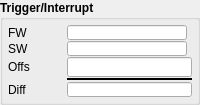
       <widget class="QGroupBox" name="groupBox_8">
        <property name="font">
         <font>
          <weight>75</weight>
          <bold>true</bold>
         </font>
        </property>
        <property name="title">
         <string>Trigger/Interrupt</string>
        </property>
        <layout class="QGridLayout" name="gridLayout_3">
         <property name="margin">
          <number>5</number>
         </property>
         <property name="spacing">
          <number>1</number>
         </property>
         <item row="1" column="0">
          <widget class="QLabel" name="label_62">
           <property name="sizePolicy">
            <sizepolicy hsizetype="Preferred" vsizetype="Fixed">
             <horstretch>0</horstretch>
             <verstretch>0</verstretch>
            </sizepolicy>
           </property>
           <property name="minimumSize">
            <size>
             <width>0</width>
             <height>15</height>
            </size>
           </property>
           <property name="font">
            <font>
             <weight>50</weight>
             <bold>false</bold>
            </font>
           </property>
           <property name="text">
            <string>SW</string>
           </property>
           <property name="alignment">
            <set>Qt::AlignLeading|Qt::AlignLeft|Qt::AlignVCenter</set>
           </property>
          </widget>
         </item>
         <item row="0" column="0">
          <widget class="QLabel" name="label_61">
           <property name="sizePolicy">
            <sizepolicy hsizetype="Preferred" vsizetype="Fixed">
             <horstretch>0</horstretch>
             <verstretch>0</verstretch>
            </sizepolicy>
           </property>
           <property name="minimumSize">
            <size>
             <width>0</width>
             <height>15</height>
            </size>
           </property>
           <property name="font">
            <font>
             <weight>50</weight>
             <bold>false</bold>
            </font>
           </property>
           <property name="text">
            <string>FW</string>
           </property>
           <property name="alignment">
            <set>Qt::AlignLeading|Qt::AlignLeft|Qt::AlignVCenter</set>
           </property>
          </widget>
         </item>
         <item row="4" column="0">
          <widget class="QLabel" name="label_64">
           <property name="sizePolicy">
            <sizepolicy hsizetype="Preferred" vsizetype="Fixed">
             <horstretch>0</horstretch>
             <verstretch>0</verstretch>
            </sizepolicy>
           </property>
           <property name="minimumSize">
            <size>
             <width>0</width>
             <height>15</height>
            </size>
           </property>
           <property name="font">
            <font>
             <weight>50</weight>
             <bold>false</bold>
            </font>
           </property>
           <property name="text">
            <string>Diff</string>
           </property>
           <property name="alignment">
            <set>Qt::AlignLeading|Qt::AlignLeft|Qt::AlignVCenter</set>
           </property>
          </widget>
         </item>
         <item row="2" column="0">
          <widget class="QLabel" name="label_63">
           <property name="sizePolicy">
            <sizepolicy hsizetype="Preferred" vsizetype="Fixed">
             <horstretch>0</horstretch>
             <verstretch>0</verstretch>
            </sizepolicy>
           </property>
           <property name="minimumSize">
            <size>
             <width>0</width>
             <height>15</height>
            </size>
           </property>
           <property name="font">
            <font>
             <weight>50</weight>
             <bold>false</bold>
            </font>
           </property>
           <property name="text">
            <string>Offs</string>
           </property>
           <property name="alignment">
            <set>Qt::AlignLeading|Qt::AlignLeft|Qt::AlignVCenter</set>
           </property>
          </widget>
         </item>
         <item row="0" column="2">
          <widget class="caLineEdit" name="caLineEdit_13">
           <property name="sizePolicy">
            <sizepolicy hsizetype="Fixed" vsizetype="Fixed">
             <horstretch>0</horstretch>
             <verstretch>0</verstretch>
            </sizepolicy>
           </property>
           <property name="minimumSize">
            <size>
             <width>120</width>
             <height>15</height>
            </size>
           </property>
           <property name="maximumSize">
            <size>
             <width>80</width>
             <height>15</height>
            </size>
           </property>
           <property name="alignment">
            <set>Qt::AlignAbsolute|Qt::AlignRight|Qt::AlignTrailing|Qt::AlignVCenter</set>
           </property>
           <property name="channel" stdset="0">
            <string>$(DEV):TRIG-CNT-FW</string>
           </property>
           <property name="foreground">
            <color>
             <red>0</red>
             <green>0</green>
             <blue>0</blue>
            </color>
           </property>
           <property name="background">
            <color>
             <red>187</red>
             <green>187</green>
             <blue>187</blue>
            </color>
           </property>
           <property name="colorMode">
            <enum>caLineEdit::Static</enum>
           </property>
           <property name="precisionMode">
            <enum>caLineEdit::Channel</enum>
           </property>
           <property name="limitsMode">
            <enum>caLineEdit::Channel</enum>
           </property>
           <property name="maxValue">
            <double>1.000000000000000</double>
           </property>
           <property name="minValue">
            <double>0.000000000000000</double>
           </property>
           <property name="fontScaleMode">
            <enum>caLineEdit::WidthAndHeight</enum>
           </property>
           <property name="formatType">
            <enum>caLineEdit::decimal</enum>
           </property>
          </widget>
         </item>
         <item row="4" column="2">
          <widget class="caLineEdit" name="caLineEdit_15">
           <property name="sizePolicy">
            <sizepolicy hsizetype="Fixed" vsizetype="Fixed">
             <horstretch>0</horstretch>
             <verstretch>0</verstretch>
            </sizepolicy>
           </property>
           <property name="minimumSize">
            <size>
             <width>120</width>
             <height>15</height>
            </size>
           </property>
           <property name="maximumSize">
            <size>
             <width>16777215</width>
             <height>15</height>
            </size>
           </property>
           <property name="alignment">
            <set>Qt::AlignAbsolute|Qt::AlignRight|Qt::AlignTrailing|Qt::AlignVCenter</set>
           </property>
           <property name="channel" stdset="0">
            <string>$(DEV):TRIG-CNT-DIFF</string>
           </property>
           <property name="foreground">
            <color>
             <red>0</red>
             <green>0</green>
             <blue>0</blue>
            </color>
           </property>
           <property name="background">
            <color>
             <red>187</red>
             <green>187</green>
             <blue>187</blue>
            </color>
           </property>
           <property name="colorMode">
            <enum>caLineEdit::Static</enum>
           </property>
           <property name="precisionMode">
            <enum>caLineEdit::Channel</enum>
           </property>
           <property name="limitsMode">
            <enum>caLineEdit::Channel</enum>
           </property>
           <property name="maxValue">
            <double>1.000000000000000</double>
           </property>
           <property name="minValue">
            <double>0.000000000000000</double>
           </property>
           <property name="fontScaleMode">
            <enum>caLineEdit::WidthAndHeight</enum>
           </property>
           <property name="formatType">
            <enum>caLineEdit::decimal</enum>
           </property>
          </widget>
         </item>
         <item row="1" column="2">
          <widget class="caLineEdit" name="caLineEdit_14">
           <property name="sizePolicy">
            <sizepolicy hsizetype="Fixed" vsizetype="Fixed">
             <horstretch>0</horstretch>
             <verstretch>0</verstretch>
            </sizepolicy>
           </property>
           <property name="minimumSize">
            <size>
             <width>120</width>
             <height>15</height>
            </size>
           </property>
           <property name="maximumSize">
            <size>
             <width>80</width>
             <height>15</height>
            </size>
           </property>
           <property name="alignment">
            <set>Qt::AlignAbsolute|Qt::AlignRight|Qt::AlignTrailing|Qt::AlignVCenter</set>
           </property>
           <property name="channel" stdset="0">
            <string>$(DEV):TRIG-CNT-SW</string>
           </property>
           <property name="foreground">
            <color>
             <red>0</red>
             <green>0</green>
             <blue>0</blue>
            </color>
           </property>
           <property name="background">
            <color>
             <red>187</red>
             <green>187</green>
             <blue>187</blue>
            </color>
           </property>
           <property name="colorMode">
            <enum>caLineEdit::Static</enum>
           </property>
           <property name="precisionMode">
            <enum>caLineEdit::Channel</enum>
           </property>
           <property name="limitsMode">
            <enum>caLineEdit::Channel</enum>
           </property>
           <property name="maxValue">
            <double>1.000000000000000</double>
           </property>
           <property name="minValue">
            <double>0.000000000000000</double>
           </property>
           <property name="fontScaleMode">
            <enum>caLineEdit::WidthAndHeight</enum>
           </property>
           <property name="formatType">
            <enum>caLineEdit::decimal</enum>
           </property>
          </widget>
         </item>
         <item row="2" column="2">
          <widget class="caTextEntry" name="caTextEntry_10">
           <property name="sizePolicy">
            <sizepolicy hsizetype="Fixed" vsizetype="Fixed">
             <horstretch>0</horstretch>
             <verstretch>0</verstretch>
            </sizepolicy>
           </property>
           <property name="minimumSize">
            <size>
             <width>120</width>
             <height>20</height>
            </size>
           </property>
           <property name="maximumSize">
            <size>
             <width>16777215</width>
             <height>20</height>
            </size>
           </property>
           <property name="alignment">
            <set>Qt::AlignRight|Qt::AlignTrailing|Qt::AlignVCenter</set>
           </property>
           <property name="channel" stdset="0">
            <string>$(DEV):TRIG-CNT-OFFS</string>
           </property>
           <property name="foreground">
            <color>
             <red>0</red>
             <green>0</green>
             <blue>0</blue>
            </color>
           </property>
           <property name="background">
            <color>
             <red>187</red>
             <green>187</green>
             <blue>187</blue>
            </color>
           </property>
           <property name="colorMode">
            <enum>caLineEdit::Static</enum>
           </property>
           <property name="precisionMode">
            <enum>caLineEdit::Channel</enum>
           </property>
           <property name="limitsMode">
            <enum>caLineEdit::Channel</enum>
           </property>
           <property name="maxValue">
            <double>1.000000000000000</double>
           </property>
           <property name="minValue">
            <double>0.000000000000000</double>
           </property>
           <property name="fontScaleMode">
            <enum>caLineEdit::Height</enum>
           </property>
           <property name="formatType">
            <enum>caLineEdit::decimal</enum>
           </property>
          </widget>
         </item>
         <item row="3" column="2">
          <widget class="Line" name="line_25">
           <property name="frameShadow">
            <enum>QFrame::Plain</enum>
           </property>
           <property name="lineWidth">
            <number>2</number>
           </property>
           <property name="orientation">
            <enum>Qt::Horizontal</enum>
           </property>
          </widget>
         </item>
        </layout>
       </widget>
